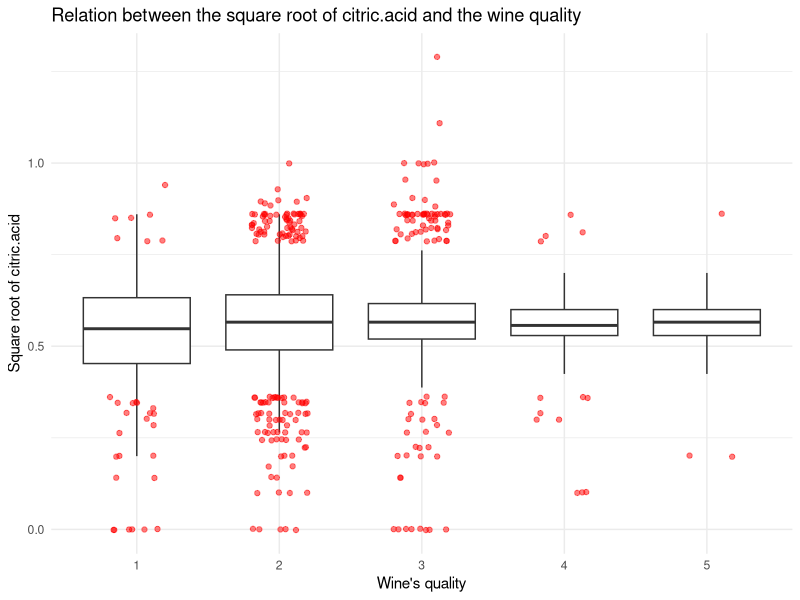
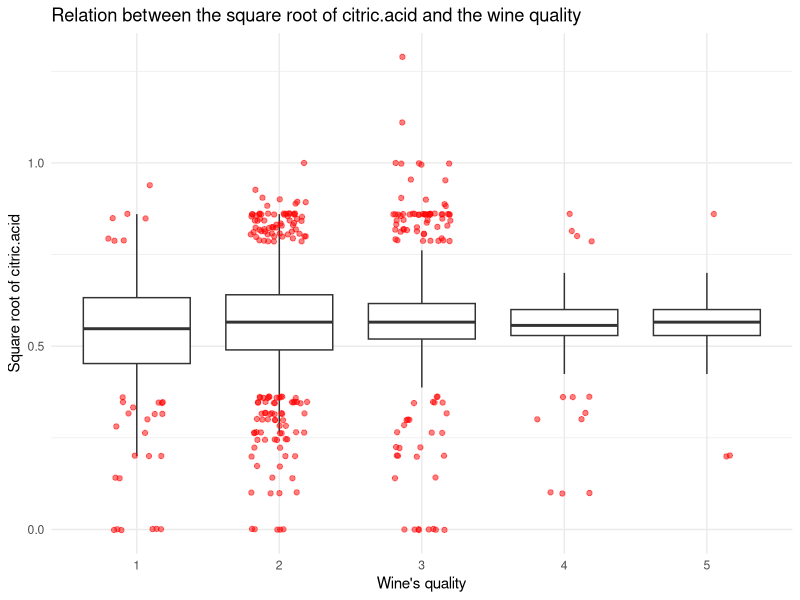

Write the R code that produced these figures, in order.
# INFO
## 4898 amostras de vinho verde branco
## variáveis 1 a 11 -> caraterísticas físico-químicas dos vinhos
## variáveis 12     -> avaliação feita por especialistas (1-má a 5-excelente) 

# EXERCÍCIO
## pacote ggplot2
## produzir gráfico com box plots paralelos 
## como é que a raiz quadrada da variável citric.acid (variável 3) se relociona com quality (variável 12)
## realçar os outliers e tentar contrariar a sua sobreposição

# SUBMISSÃO 
## PDF com uma página A4 que inclua o código e o gráfico produzido


#pacote ggplot2
library(ggplot2)

#ler o ficheiro
dados <- read.csv("pergunta1/winequality-white-q5.csv", header = TRUE, sep = ",")

#adicionar uma nova coluna com a raiz quadrada do ácido cítrico
dados$sqrt_citric_acid <- sqrt(dados$`citric.acid`)

#criar o boxplot com pontos sobrepostos deslocados (jitter)
ggplot(dados, aes(x = factor(quality), y = sqrt_citric_acid)) +
  geom_boxplot(outlier.shape = NA) +
  geom_jitter(
    color = "red",
    width = 0.2,
    alpha = 0.5,
    size = 1.5,
    data = subset(dados, sqrt_citric_acid %in% boxplot.stats(dados$sqrt_citric_acid)$out)
  ) +
  labs(
    title = "Relation between the square root of citric.acid and the wine quality",
    x = "Wine's quality",
    y = "Square root of citric.acid"
  ) +
  theme_minimal()
ggsave("boxplot_vinho.png", width = 8, height = 5)